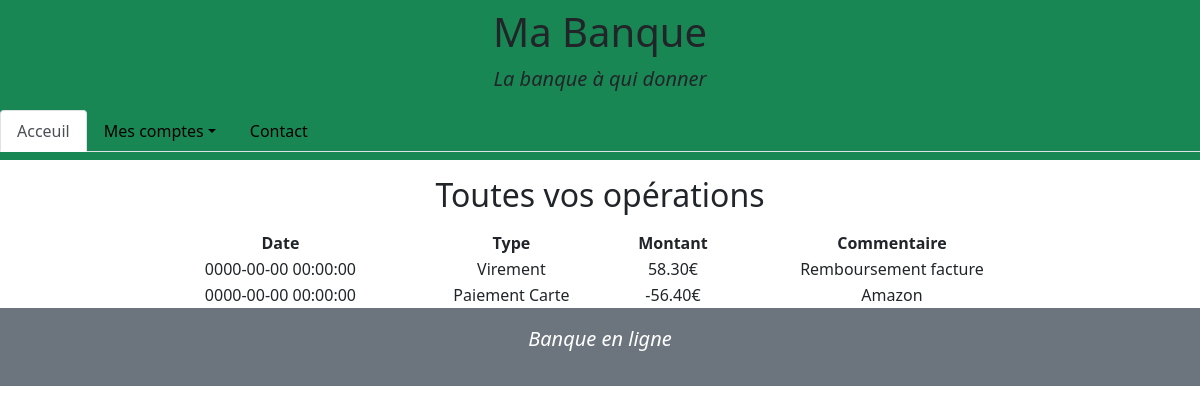
Screenshot of /allOperations.php?id=1 (signed in) with the database file from the repository.
### tables this page shows
CREATE TABLE operation (
    id INT UNSIGNED NOT NULL AUTO_INCREMENT,
    operation_date TIMESTAMP NOT NULL,
    operation_type VARCHAR(15) NOT NULL,
    operation_amount DECIMAL(10,2) NOT NULL,
    label VARCHAR(50) NOT NULL,
    account_id INT UNSIGNED NOT NULL,
    PRIMARY KEY (id),
    FOREIGN KEY (account_id) REFERENCES account(id)    
);

### allOperations.php (called while the page is built, shortened)
<?php
    require "model/operations.php";
    require "model/connexion.php";
    $operations= Operation($db, $_GET["id"]);
    include "view/allOperationView.php"
?>

### model/operations.php (called while the page is built, shortened)
<?php
function Operation(PDO $db, int $id){
    $query = $db->prepare("SELECT * FROM operation WHERE account_id=:id");
    $query->execute([
        "id" => $id
    ]);
    $result = $query->fetchAll(PDO::FETCH_ASSOC);
    return $result;
}
?>

### view/allOperationView.php (the view, shortened to what this page needs)
<?php
    include 'view/layout/header.php';
?>
<h2 class="text-center my-3">Toutes vos opérations</h2>
<table class="text-align w-75 mx-auto">
    <tr class="text-center">
          <th>Date</th>
          <th>Type</th>
          <th>Montant</th>
          <th>Commentaire</th>
    </tr>
    <?php foreach($operations as $operation):?>
        <tr class="text-center">
            <td><?php echo $operation["operation_date"];?></td>
            <td><?php echo $operation["operation_type"];?></td>
            <td><?php echo $operation["operation_amount"];?>€</td>
            <td><?php echo $operation["label"];?></td>
        </tr>
    <?php endforeach; ?>
</table>
<?php
include "view/layout/footer.php";
?>

### rows the page displays
operation: operation_date "0000-00-00 00:00:00", operation_type "Virement", operation_amount "58.30", label "Remboursement facture"
operation: operation_date "0000-00-00 00:00:00", operation_type "Paiement Carte", operation_amount "-56.40", label "Amazon"
